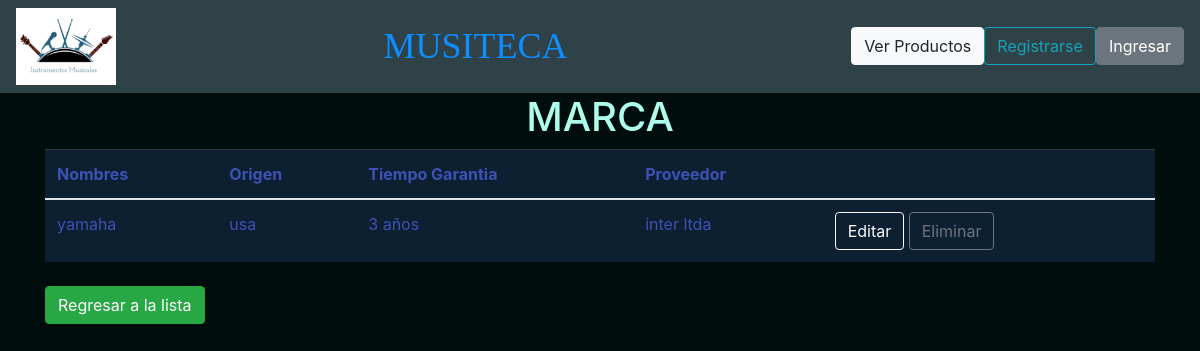
Screenshot of /ver_marca/1/ with the database file from the repository.
### home/models.py (models this page shows, shortened)
class Marca(models.Model):
	nombre = models.CharField(max_length = 100)
	origen = models.CharField(max_length = 100)
	garantia = models.CharField(max_length = 100)
	proveedor = models.ForeignKey(Proveedor, on_delete=models.CASCADE)

class Proveedor(models.Model):
	nombre = models.CharField(max_length = 100)
	nit = models.CharField(max_length = 15)
	def __str__(self):
		return self.nombre

### home/views.py (the view)
# urls.py: path('ver_marca/<int:id_ins>/',vista_ver_marca, name='vista_ver_marca'),
def vista_ver_marca(request, id_ins):
	i = Marca.objects.get(id=id_ins)
	return render(request, 'ver_marca.html', locals())

### templates/ver_marca.html (shortened to what this page needs)
{% extends 'base.html'%}
{% block contenido%}
<table class="table table-striped table-dark">
	  	<thead>
		<h1>MARCA</h1>
		</thead>
	    <tr>
	      <th scope="col">Nombres</th>
	      <th scope="col">Origen</th>
	      <th scope="col">Tiempo Garantia</th>
	      <th scope="col">Proveedor</th>
	      <th scope="col"></th>
	    </tr>
	  <tbody>
	    <tr>
	      <td>{{i.nombre}}</td>
	      <td>{{i.origen}}</td>
	      <td>{{i.garantia}}</td>
	      <td>{{i.proveedor}}</td>
	      <td>
			<a class="btn btn-outline-light" href="/editar_marca/{{i.id}}" method="get">Editar</a>
      		<a class="btn btn-outline-secondary" href="/eliminar_marca/{{i.id}}" method="get">Eliminar</a>
	      </td>
	    </tr>
	  </tbody>
	</table>
	<br><a class="btn btn-success" href="{% url 'vista_lista_marca' %}" "email me">Regresar a la lista</a>
{% endblock %}

### static/css/estilo.css (style rules this page uses)
a { color: #0BA5B9; }
body { background-color: #000D0D; }
h1 { color: #ADFFEB; text-align: center; ma }
.table { border: none; width: 100%; max-width: 100%; margin-bottom: 0rem; background-color: transparent; border-color: red; }
.table-dark { color: #3F51B5; background-color: #001427; }

### rows the page displays
Marca: nombre "yamaha", origen "usa", garantia "3 años", proveedor "inter ltda"
